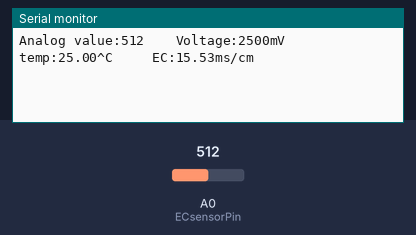
This sketch was run on a simulated Arduino Uno, built with avr-gcc and run on an emulated ATmega328P. Parts: the last lines printed to the serial monitor. The inputs (shaded band) are chosen by the test bench; at power-on: A0 (ECsensorPin) = 512.

Above: at 1.2 s.
1.3 s: A0 (ECsensorPin) set to 669
At 2.0 s:
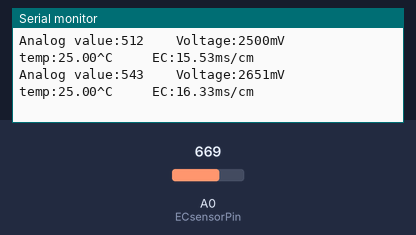
2.8 s: A0 (ECsensorPin) set to 691
At 4.1 s:
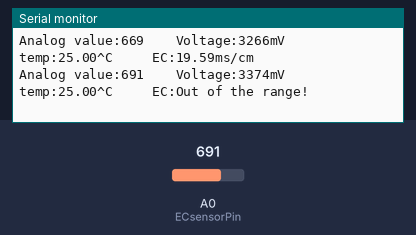
Timing chart, 0 to 5.8 s (numbered marks = the images above; inputs shaded):
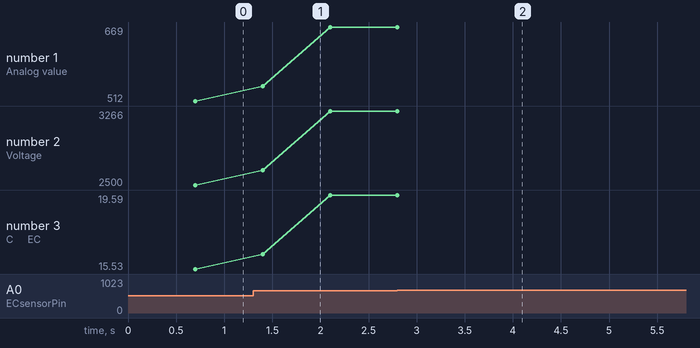

The sketch:

testdfr0300last.ino
```cpp
#define StartConvert 0
#define ReadTemperature 1
byte indexi = 0;
const byte numReadings = 20;     //the number of sample times
byte ECsensorPin = A0;  //EC Meter analog output,pin on analog 1
unsigned int AnalogSampleInterval=25,printInterval=700,tempSampleInterval=850;  //analog sample interval;serial print interval;temperature sample interval
unsigned int readings[numReadings];      // the readings from the analog input
unsigned long AnalogValueTotal = 0;                  // the running total
unsigned int AnalogAverage = 0,averageVoltage=0;                // the average
unsigned long AnalogSampleTime,printTime,tempSampleTime;
float temperature=25,ECcurrent;

void setup() {
  // put your setup code here, to run once:
Serial.begin(115200);
  AnalogSampleTime=millis();
  printTime=millis();
  tempSampleTime=millis();
}

void loop() {


 if(millis()-AnalogSampleTime>=AnalogSampleInterval)
  {
    AnalogSampleTime=millis();
     // subtract the last reading:
    AnalogValueTotal = AnalogValueTotal - readings[indexi];
    // read from the sensor:
    readings[indexi] = analogRead(ECsensorPin);
    // add the reading to the total:
    AnalogValueTotal = AnalogValueTotal + readings[indexi];
    // advance to the next position in the array:
    indexi = indexi + 1;
    // if we're at the end of the array...
    if (indexi >= numReadings)
    // ...wrap around to the beginning:
    indexi = 0;
    // calculate the average:
    AnalogAverage = AnalogValueTotal / numReadings;
  }
temperature=25;


 if(millis()-printTime>=printInterval)
  {
    printTime=millis();
    averageVoltage=AnalogAverage*(float)5000/1024;
    Serial.print("Analog value:");
    Serial.print(AnalogAverage);   //analog average,from 0 to 1023
    Serial.print("    Voltage:");
    Serial.print(averageVoltage);  //millivolt average,from 0mv to 4995mV
    Serial.print("mV    ");
    Serial.print("temp:");
    Serial.print(temperature);    //current temperature
    Serial.print("^C     EC:");

    float TempCoefficient=1.0+0.0185*(temperature-25.0);    //temperature compensation formula: fFinalResult(25^C) = fFinalResult(current)/(1.0+0.0185*(fTP-25.0));
    float CoefficientVolatge=(float)averageVoltage/TempCoefficient;
    if(CoefficientVolatge<150)Serial.println("No solution!");   //25^C 1413us/cm<-->about 216mv  if the voltage(compensate)<150,that is <1ms/cm,out of the range
    else if(CoefficientVolatge>3300)Serial.println("Out of the range!");  //>20ms/cm,out of the range
    else
    {
      if(CoefficientVolatge<=448)ECcurrent=6.84*CoefficientVolatge-64.32;   //1ms/cm<EC<=3ms/cm
      else if(CoefficientVolatge<=1457)ECcurrent=6.98*CoefficientVolatge-127;  //3ms/cm<EC<=10ms/cm
      else ECcurrent=5.3*CoefficientVolatge+2278;                           //10ms/cm<EC<20ms/cm
      ECcurrent/=1000;    //convert us/cm to ms/cm
      Serial.print(ECcurrent,2);  //two decimal
      Serial.println("ms/cm");
    }
  }


}


float TempProcess(bool ch)
{
  //returns the temperature from one DS18B20 in DEG Celsius
 /* static byte data[12];
  static byte addr[8];
  static float TemperatureSum;
  if(!ch){
          if ( !ds.search(addr)) {
              Serial.println("no more sensors on chain, reset search!");
              ds.reset_search();
              return 0;
          }
          if ( OneWire::crc8( addr, 7) != addr[7]) {
              Serial.println("CRC is not valid!");
              return 0;
          }
          if ( addr[0] != 0x10 && addr[0] != 0x28) {
              Serial.print("Device is not recognized!");
              return 0;
          }
          ds.reset();
          ds.select(addr);
          ds.write(0x44,1); // start conversion, with parasite power on at the end
  }
  else{
          byte present = ds.reset();
          ds.select(addr);
          ds.write(0xBE); // Read Scratchpad
          for (int i = 0; i < 9; i++) { // we need 9 bytes
            data[i] = ds.read();
          }
          ds.reset_search();
          byte MSB = data[1];
          byte LSB = data[0];
          float tempRead = ((MSB << 8) | LSB); //using two's compliment
          TemperatureSum = tempRead / 16;
    }
          return TemperatureSum;*/
          return 25;
}
```

Measured:
- the behaviour switches between 676 and 677 on A0 (ECsensorPin) (found by bisection; images 1 and 2)
- after the input at 1.3 s, the serial monitor: prints a new line after 0.10 s (image 1)
- after the input at 2.8 s, the serial monitor: prints a new line after 0.70 s (image 2)
- plotted number 1: 512 → 669 after the input at 1.3 s
- plotted number 2: 2500 → 3266 after the input at 1.3 s
- plotted number 3: 15.53 → 19.59 after the input at 1.3 s
